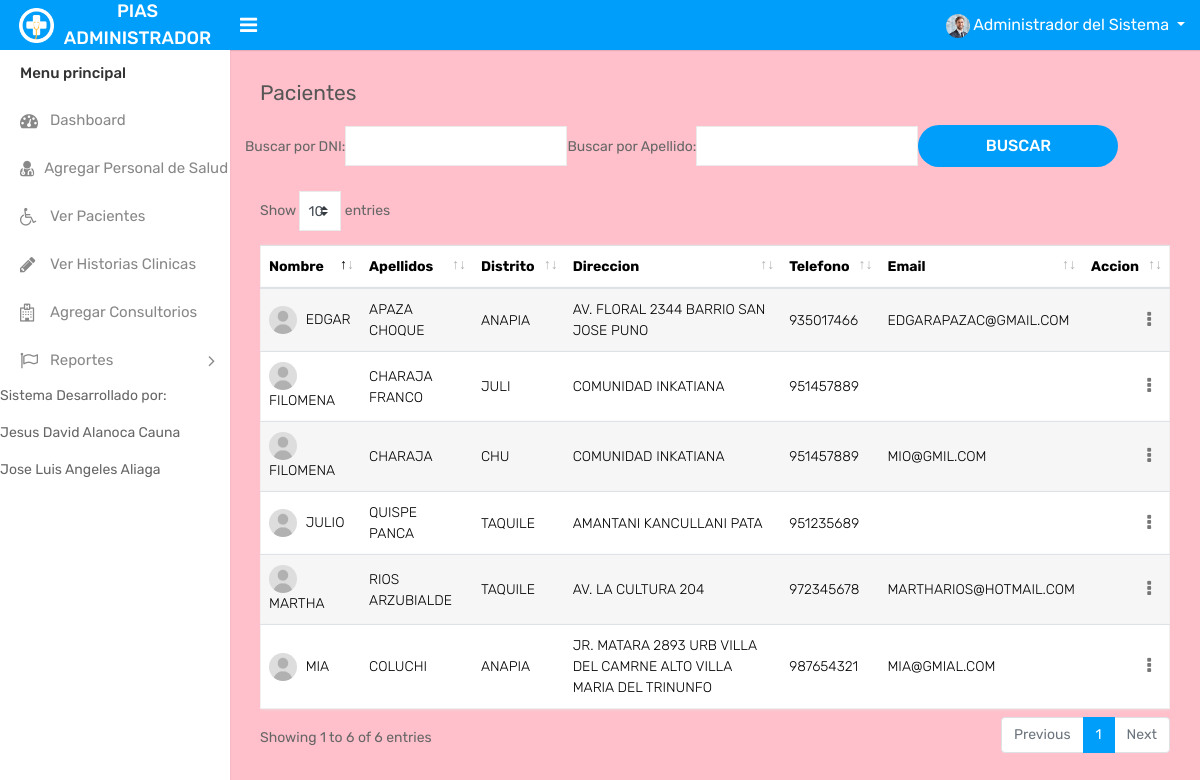
The app's page /admin/paciente.php (signed in) with its own data.
### tables this page shows
CREATE TABLE `paciente` (
  `idpac` int(11) NOT NULL AUTO_INCREMENT,
  `dni` varchar(11) NOT NULL,
  `nombre` varchar(80) NOT NULL,
  `apellidos` varchar(150) NOT NULL,
  `email` varchar(150) NOT NULL,
  `fecnac` varchar(10) NOT NULL,
  `sexo` varchar(12) NOT NULL,
  `direccion` varchar(200) DEFAULT NULL,
  `distrito` varchar(40) DEFAULT NULL,
  `provincia` varchar(30) DEFAULT NULL,
  `ciudad` varchar(30) DEFAULT NULL,
  `codpostal` varchar(20) DEFAULT NULL,
  `telefono` varchar(40) DEFAULT NULL,
  `avatar` varchar(200) DEFAULT NULL,
  `status` tinyint(1) DEFAULT NULL,
  `fecCreate` datetime DEFAULT NULL,
  PRIMARY KEY (`idpac`)
);

### model/Conexion.php (called while the page is built, shortened)
<?php
class Conexion
{
	private $conn;
	function __construct()
	{
	    $host = "localhost";
        $user = "usuario";
        $pass = "archivo123$";
        $db   = "hospital";
        $this->conn = new mysqli($host, $user, $pass, $db);
        return $this->conn;
	}
    public function ConsultaCon($sql)
    {
        if(!$result = $this->conn->query($sql)){
            echo "Error: ".mysqli_error($this->conn);
            return false;
            exit();
        }
        return $result;
    }
}

### model/paciente.model.php (called while the page is built, shortened)
<?php
require_once "Conexion.php";
class Pacientes
{
	private $conn;
	function __construct()
	{
		$this->conn = new Conexion();
		return $this->conn;
	}
	function Buscartodos($dni="",$apellidos="")
	{
		if(empty($dni) && empty($apellidos)){
			$sql = "SELECT idpac, nombre, apellidos, distrito, direccion, telefono, email FROM paciente LIMIT 10";
			$data = $this->conn->ConsultaCon($sql);
			return $data;
		}
	}
}

### admin/paciente.php (the view, shortened to what this page needs)
<?php
if(isset($_SESSION['administrator']))
{
	include "header.php";
	require "../model/paciente.model.php";
	@$dni      = $_REQUEST['txtdni'];
	@$apellido = $_REQUEST['txtapellido'];
	$pacientes = new Pacientes();
	$res = $pacientes->Buscartodos($dni, $apellido);
?>
<div class="page-wrapper">
	<div class="content">
		<div class="row">
			<div class="col-sm-4 col-3">
				<h4 class="page-title">Pacientes </h4>
			</div>
			<div class="col-sm-8 col-9 text-right m-b-20">
			</div>
		</div>
		<div class="row">
			<form class="form-inline">
				<div class="form-group mb-4">
					<div class="form-group">
                        <label>Buscar por DNI: </label>
                        <input class="form-control" type="text" name="txtdni" id="txtdni">
                    </div>
                    <div class="form-group">
                        <label>Buscar por Apellido: </label>
                        <input class="form-control" type="text" name="txtapellido" id="txtapellido">
                    </div>
				</div>
				<div class="form-group mb-4">
					<div class="form-group">
						<button class="btn btn-primary submit-btn" type="submit">Buscar</button>
					</div>
				</div>
			</form>
		</div>
		<div class="row">
			<div class="col-md-12">
				<div class="table-responsive">
					<table class="table table-border table-striped custom-table datatable mb-0">
						<thead>
							<tr>
								<th>Nombre</th>
								<th>Apellidos</th>
								<th>Distrito</th>
								<th>Direccion</th>
								<th>Telefono</th>
								<th>Email</th>
								<th class="text-right">Accion</th>
							</tr>
						</thead>
						<tbody>
							<?php
							while ($fila = $res->fetch_array(MYSQLI_ASSOC)):
							?>
							<tr>
								<td><img width="28" height="28" src="assets/img/user.jpg" class="rounded-circle m-r-5" alt=""> <?php $fila['idpac']; echo $fila['nombre'];?></td>
								<td><?php echo $fila['apellidos']; ?></td>
								<td><?php echo $fila['distrito']; ?></td>
								<td><?php echo $fila['direccion']; ?></td>
								<td><?php echo $fila['telefono']; ?></td>
								<td><?php echo $fila['email']; ?></td>
								<td class="text-right">
									<div class="dropdown dropdown-action">
										<a href="#" class="action-icon dropdown-toggle" data-toggle="dropdown" aria-expanded="false"><i class="fa fa-ellipsis-v"></i></a>
									</div>
								</td>
							</tr>
							<?php endwhile; ?>
						</tbody>
					</table>
				</div>
			</div>
		</div>
	</div>
</div>
</div>
<?php
}else{
header("Location: ../index.html");
}
?>

### records on screen
paciente: nombre "EDGAR", apellidos "APAZA CHOQUE", distrito "ANAPIA", direccion "AV. FLORAL 2344 BARRIO SAN JOSE PUNO", telefono "935017466", email "EDGARAPAZAC@GMAIL.COM"
paciente: nombre "MIA", apellidos "COLUCHI", distrito "ANAPIA", direccion "JR. MATARA 2893 URB VILLA DEL CAMRNE ALTO VILLA MARIA DEL TRINUNFO", telefono "987654321", email "MIA@GMIAL.COM"
paciente: nombre "MARTHA", apellidos "RIOS ARZUBIALDE", distrito "TAQUILE", direccion "AV. LA CULTURA 204", telefono "972345678", email "MARTHARIOS@HOTMAIL.COM"
paciente: nombre "JULIO", apellidos "QUISPE PANCA", distrito "TAQUILE", direccion "AMANTANI KANCULLANI PATA", telefono "951235689"
paciente: nombre "FILOMENA", apellidos "CHARAJA FRANCO", distrito "JULI", direccion "COMUNIDAD INKATIANA", telefono "951457889"
paciente: nombre "FILOMENA", apellidos "CHARAJA", distrito "CHU", direccion "COMUNIDAD INKATIANA", telefono "951457889", email "MIO@GMIL.COM"
